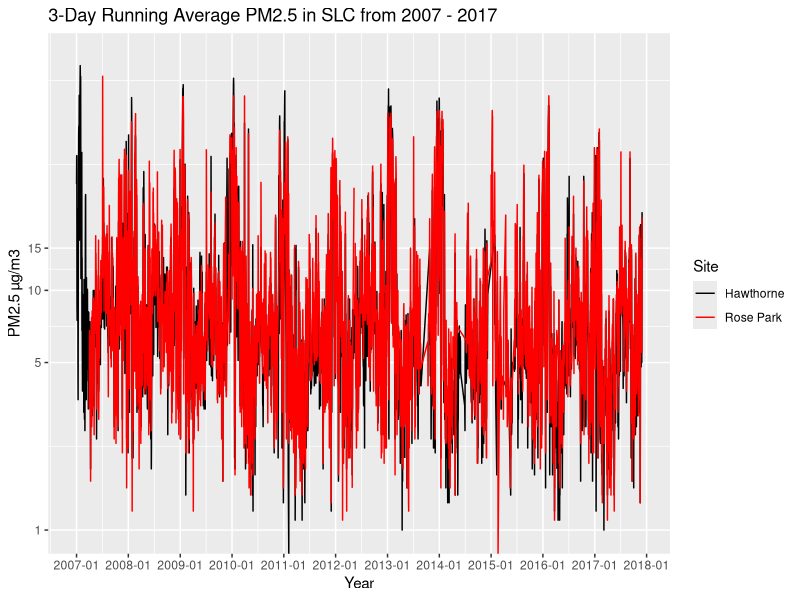

Here is the R script that generated this plot: (Note: this script raises an error after producing the figure.)
## ---- chunk 1
library(knitr)
knitr::opts_chunk$set(cache = TRUE, warning = FALSE, message = FALSE, 
                      echo = TRUE, dev = 'png',
                      dpi = 200, out.width='650px', fig.width=8, fig.height=4)
## ---- chunk 2
library(tidyverse)
# While I could have batched this into one file, I didn't want
# to mask how the original data looked coming from EPA website (reproducibility!)
dfH <- read_csv('../data/SLCPM2_5/SLCHawthorne_PM2.5_Daily_1999-2017.csv')
dfRP <- read_csv('../data/SLCPM2_5/SLCRosePark_PM2.5_Daily_2007-2017.csv')

df <- dplyr::bind_rows(dfH, dfRP)
## ---- chunk 3
dfinal <- df %>% 
  # Hawthorne has several options; grab the most complete record
  filter(POC == 1, 
         `AQS Parameter Desc` == 'PM2.5 - Local Conditions') %>% 
  # Change the Site column to be more readable
  mutate(Site = ifelse(`Site Num` == 3006, 'Hawthorne', 'Rose Park')) %>% 
  mutate(Date = as.Date(`Date Local`, format="%m/%d/%Y")) %>%
  rename(Measurement = `Sample Measurement`) %>%
  select(Date, Site, Measurement) %>%
  arrange(desc(Date))

# Look at the data
head(dfinal, 4)
## ---- chunk 4
dfinal %>% 
  mutate(Year = lubridate::year(Date)) %>%
  filter(Year %in% 2007:2011) %>%
  group_by(Site, Year) %>% 
  summarize(`Measurements Per Site` = length(Measurement))
## ---- chunk 5
library(scales)
ggplot(dfinal, aes(x = Date, y = Measurement, color = Site)) +
  geom_line() +
  labs(title = "3-Day Running Average PM2.5 in SLC from 2007 - 2017") +
  scale_colour_manual(values = c("black", "red")) +
  scale_y_log10(name = "PM2.5 µg/m3", 
                limits = c(1,NA), 
                breaks = c(1, 5, 10, 15)) +
  scale_x_date(name = "Year",
               labels = date_format("%Y-%m"),
               limits = c(as.Date('2007-01-01'),NA),
               breaks = date_breaks("1 year"))

## ---- chunk 6
ggplot(dfinal, aes(x = Date, y = Measurement, color = Site)) +
  geom_smooth(method = 'loess') +
  labs(title = "Smoothed PM2.5 in SLC from 1999 - 2017") +
  scale_colour_manual(values = c("black", "red")) +
  scale_y_continuous(name = "PM2.5 µg/m3",
                     breaks = c(6, 8, 10, 12, 14)) +
  scale_x_date(name = "Year",
               limits = c(as.Date('1999-01-01'),
                          as.Date('2017-12-01'),
                          expand),
               labels = date_format("%Y"), 
               breaks = date_breaks("1 year"))

## ---- chunk 7
ggplot(dfinal, aes(x = Date, y = Measurement, color = Site)) +
  geom_smooth(method = 'loess') +
  labs(title = "Smoothed PM2.5 in SLC from 2008 - 2017") +
  scale_colour_manual(values = c("black", "red")) +
  scale_y_continuous(name = "PM2.5 µg/m3",
                     breaks = c(6, 8, 10, 12, 14)) +
  scale_x_date(name = "Year",
               labels = date_format("%Y-%m"), 
               breaks = date_breaks("1 year")) +
  coord_cartesian(xlim=c(as.Date('2008-01-01'), # zooming w/o affecting smoother
                         as.Date('2017-12-01')), 
                  expand = FALSE)
## ---- chunk 8
dividers <- as.Date(paste0(2007:2017, "06", "01"), format = "%Y%m%d")

dfinal <- dfinal %>%
  mutate(Season = cut(as.numeric(Date), as.numeric(dividers), 
                      include.lowest = TRUE),
         Season = as.numeric(Season),
         Month = lubridate::month(Date)) %>% 
  filter(Date > as.Date('2006-06-01'),   
         Month %in% c(1,2,11,12), # Only care about winter months
         !is.na(Season))          # This avoids an NA facet plot
## ---- chunk 9
# Add custom winter label for faceting
season_names <- c(
  '1' = "2007-08",
  '2' = "2008-09",
  '3' = "2009-10",
  '4' = "2010-11",
  '5' = "2011-12",
  '6' = "2012-13",
  '7' = "2013-14",
  '8' = "2014-15",
  '9' = "2015-16",
  '10' = "2016-17")

ggplot(dfinal, aes(x = Date, y = Measurement)) + 
  geom_smooth(method = "loess") +
  scale_y_log10(name = "PM2.5 µg/m3",
                limits = c(2,NA), 
                breaks = c(2, 5, 7, 10, 15, 20, 30, 40, 50)) +
  scale_x_date(name = "Winter Month",
               labels = date_format("%m"),
               breaks = date_breaks("1 month")) +
  facet_grid(Site ~ Season, scale = "free", labeller = labeller(Season = as_labeller(season_names)))
